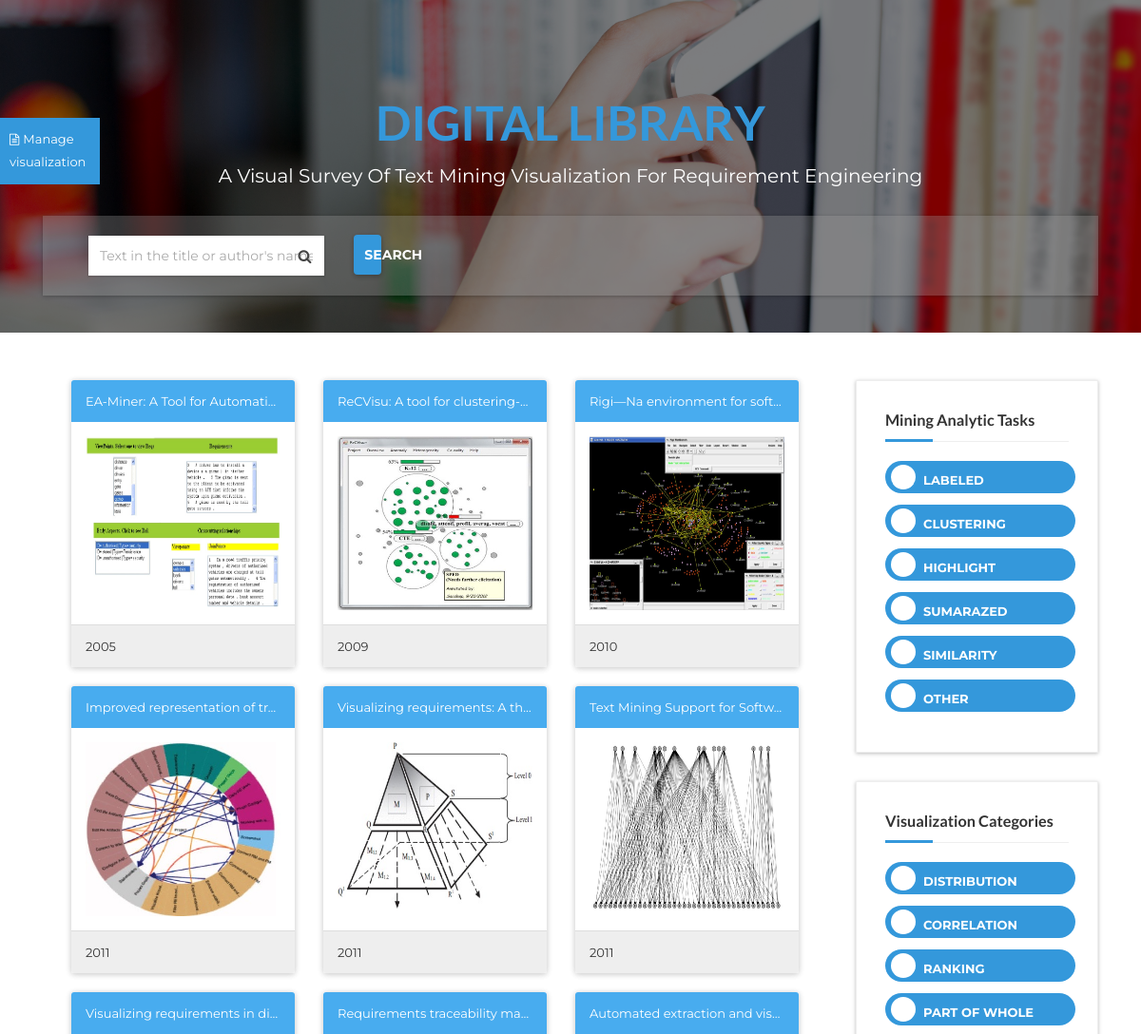
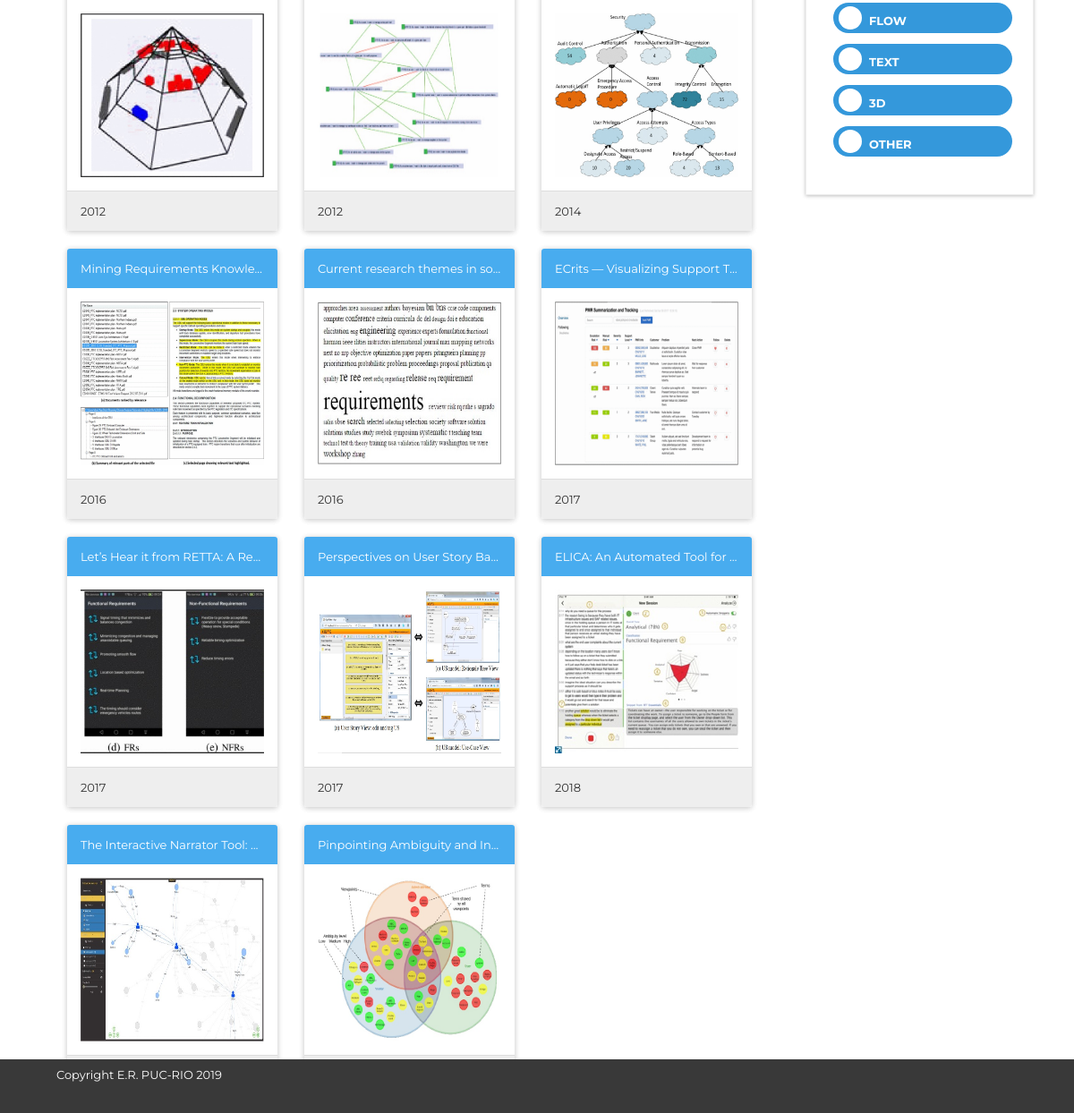
The page / on the database its author committed (2 pictures, top to bottom).
### appdigilib/models.py (models this page shows, shortened)
class Article(models.Model):
    author = models.CharField(max_length=200)
    title = models.CharField(max_length=200)
    doi = models.CharField(max_length=250)
    text = models.TextField()
    published_date = models.IntegerField()
    categories = models.ManyToManyField('Category')
    tasks = models.ManyToManyField('AnaliticTask')
    image = models.ForeignKey(Image, on_delete=models.CASCADE)

class Image(models.Model):
    image = models.ImageField(upload_to='images/')

class AnaliticTask(models.Model):
    task = models.CharField(max_length=250)

class Category(models.Model):
    category = models.CharField(max_length=250)

### appdigilib/views.py (the view, shortened to what this page needs)
@requires_csrf_token
@ensure_csrf_cookie
def show_list(request):
    images = Image.objects.all().order_by('article')                            # Save all the images of the articles
    try:
        if request.method == 'POST':
            articles, tasks, categories, dataSources = search(request)              #Search articles by selected categories and tasks
            html = render_to_string('list/render.html', {'articles': articles,
                                                     'categories': categories,  # load all the data from the left menu
                                                     'tasks': tasks,
                                                     'images': images,
                                                     'dataSources': dataSources
                                                     })
        else:
            articles = Article.objects.all().order_by('published_date')             # Show all articles without having searched
            dataSources = DataSource.objects.all()
            categories = Category.objects.all()                                     # Save all categories for left menu
            tasks = AnaliticTask.objects.all()                                      # Save all analytical tasks for left menu
            html = render_to_string('list/index_list.html',{'articles': articles,                                # List the items in the main interface
                                                        'categories': categories,                            # load all the data from the left menu
                                                        'tasks': tasks,
                                                        'images': images,
                                                        'dataSources': dataSources})
        return HttpResponse(html)
    except ValueError:
        print("The value entered is incorrect.")

### appdigilib/templates/list/index_list.html (shortened to what this page needs)
{% extends "list/index.html" %}
{% block content %}
    {% if articles %}
        {% for article in articles %}
         {% if forloop.counter0|divisibleby:"3" == 1 %}
            {% if forloop.counter0 > 0 %}
                </div>
            {%endif%}
             <div class="col-md-12">
                {%endif%}
            <div class="col-md-4" >
                <div class="panel panel-primary"  data-toggle="modal" data-target="#Modal" id="{{ article.id }}">
                    <div class="panel-heading" data-whatever="{{article.title}}">{{ article.title}}</div>
                    <div class="panel-body"><img width="300" height="183" style="width:100%" src="{{article.image.image.url}}"></div>
                    <div class="panel-footer" >{{ article.published_date}}</div>
                </div>
            </div>
            {% if forloop.last%}
             </div>
                {%endif%}
        {% endfor %}
    {% else %}
		<h1> There is not article to show</h1>
    {% endif %}
{% endblock %}

### appdigilib/templates/list/index.html (shortened to what this page needs)
<!DOCTYPE html>
{% load static %}
<html lang="en">
  <head>
    <link
      rel="stylesheet"
      href="//netdna.bootstrapcdn.com/bootstrap/3.1.0/css/bootstrap.min.css"
    />
    <link rel="stylesheet" href="{% static 'assets/css/bootstrap.css' %}" />
    <link rel="stylesheet" href="/appdigilib/media/css/style.css" />
    <link
      rel="stylesheet"
      href="/appdigilib/media/assets/css/bootstrap.min.css"
      type="text/css"
    />
    <link
      rel="stylesheet"
      href="/appdigilib/media/assets/css/jasny-bootstrap.min.css"
      type="text/css"
    />
    <link
      rel="stylesheet"
      href="/appdigilib/media/assets/css/jasny-bootstrap.min.css"
      type="text/css"
    />
    <link
      rel="stylesheet"
      href="/appdigilib/media/assets/css/material-kit.css"
      type="text/css"
    />
    <link
      rel="stylesheet"
      href="/appdigilib/media/assets/css/font-awesome.min.css"
      type="text/css"
    />
    <link
      rel="stylesheet"
      href="/appdigilib/media/assets/fonts/line-icons/line-icons.css"
      type="text/css"
    />
    <link
      rel="stylesheet"
      href="/appdigilib/media/assets/fonts/line-icons/line-icons.css"
      type="text/css"
    />
    <link
      rel="stylesheet"
      href="/appdigilib/media/assets/css/main.css"
      type="text/css"
    />
    <link
      rel="stylesheet"
      href="/appdigilib/media/assets/extras/animate.css"
      type="text/css"
    />
    <link
      rel="stylesheet"
      href="/appdigilib/media/assets/extras/owl.carousel.css"
      type="text/css"
    />
    <link
      rel="stylesheet"
      href="/appdigilib/media/assets/extras/owl.theme.css"
      type="text/css"
    />
    <link
      rel="stylesheet"
      href="/appdigilib/media/assets/css/responsive.css"
      type="text/css"
    />
    <link
      rel="stylesheet"
      href="/appdigilib/media/assets/css/slicknav.css"
      type="text/css"
    />
    <link
      rel="stylesheet"
      href="/appdigilib/media/assets/css/bootstrap-select.min.css"
    />
  </head>
  <body>
    <div class="header">
      <div
        class="tbtn wow pulse"
        id="menu"
        data-wow-iteration="infinite"
        data-wow-duration="500ms"
        data-toggle="offcanvas"
        data-target=".navmenu"
      >
        <p><i class="fa fa-file-text-o"></i>Manage visualization</p>
      </div>
    </div>
    <section id="intro" class="section-intro">
      <div class="overlay">
        <div class="container">
          <div class="main-text">
            <h1 class="intro-title">
              <span style="color: #3498DB"><b>Digital Library</b></span>
            </h1>
            <p class="sub-title">
              A Visual Survey of Text Mining Visualization for Requirement
              Engineering
            </p>
            <div class="row search-bar">
              <div class="advanced-search">
                <form class="search-form" method="POST" action="/" id="SearchForm">
                  <div class="col-md-10 col-sm-6 search-col">
                    <input
                      class="form-control keyword"
                      name="search"
                      value=""
                      placeholder="Text in the title or author's name"
                      type="text"
                      id ="searchInput"
                    />
                    <i class="fa fa-search"></i>
                  </div>
                  <div class="col-md-2 col-sm-6 search-col">
                    <button
                      class="btn btn-common btn-search btn-block"
                      type="button"
                      id="searchbutton"
                    >
                      <strong>Search</strong>
                    </button>
                  </div>
                </form>
              </div>
            </div>
          </div>
        </div>
      </div>
    </section>
    <div class="wrapper">
      <div class="main-container">
        <div class="container">
          <div class="row">
            <div class="col-sm-9" style="margin-top: -30px;">
              <div class="ad-detail-content" id="content1">
                {% block content%} {% endblock %}
              </div>
            </div>
            <div class="col-sm-3 page-sidebar">
              <aside>
                <div class="inner-box">
                  <div class="categories">
                    <div class="widget-title">
                      <h5>Mining Analytic Tasks</h5>
                    </div>
                    <div class="categories-list">
                      <ul>
                        {% if tasks %} {% for task in tasks %}
                        <li>
                          <label class="switchBtn">
                            <div class="slide round">{{task.task}}</div>
                          </label>
                        </li>
                        {% endfor %} {% else %}
                        <h1>There is not task to show</h1>
                        {% endif %}
                      </ul>
                    </div>
                  </div>
                </div>
                <div class="inner-box">
                  <div class="widget-title">
                    <h5>Visualization Categories</h5>
                  </div>
                  <div class="categories-list">
                    <ul>
                      {% if categories %} {% for category in categories %}
                      <li>
                        <label class="switchBtn">
                          <div class="slide round">{{category.category}}</div>
                        </label>
                      </li>
                      {% endfor%} {% else %}
                      <h1>There is not category to show</h1>
                      {% endif %}
                    </ul>
                  </div>
                </div>
              </aside>
            </div>
          </div>
        </div>
      </div>
    </div>
    <footer>
      <div id="copyright">
        <div class="container-copy">
          <div class="row">
            <div class="col-md-12">
              <div class="site-info pull-left">
                <p>Copyright E.R. PUC-RIO 2019</p>
              </div>
            </div>
          </div>
        </div>
      </div>
    </footer>
  </body>
</html>

### rows shown on the page
Article: title "EA-Miner: A Tool for Automati…", image.image (picture), published_date "2005"
Article: title "ReCVisu: A tool for clustering-…", image.image (picture), published_date "2009"
Article: title "Rigi—Na environment for soft…", image.image (picture), published_date "2010"
Article: title "Improved representation of tr…", image.image (picture), published_date "2011"
Article: title "Visualizing requirements: A th…", image.image (picture), published_date "2011"
Article: title "Text Mining Support for Softw…", image.image (picture), published_date "2011"
Article: title "Visualizing requirements in di…", image.image (picture), published_date "2012"
Article: title "Requirements traceability ma…", image.image (picture), published_date "2012"
Article: title "Automated extraction and vis…", image.image (picture), published_date "2014"
Article: title "Mining Requirements Knowle…", image.image (picture), published_date "2016"
Article: title "Current research themes in so…", image.image (picture), published_date "2016"
Article: title "ECrits — Visualizing Support T…", image.image (picture), published_date "2017"
Article: title "Let’s Hear it from RETTA: A Re…", image.image (picture), published_date "2017"
Article: title "Perspectives on User Story Ba…", image.image (picture), published_date "2017"
Article: title "ELICA: An Automated Tool for…", image.image (picture), published_date "2018"
Article: title "The Interactive Narrator Tool:…", image.image (picture)
Article: title "Pinpointing Ambiguity and In…", image.image (picture)
AnaliticTask: task "LABELED"
AnaliticTask: task "CLUSTERING"
AnaliticTask: task "HIGHLIGHT"
AnaliticTask: task "SUMARAZED"
AnaliticTask: task "SIMILARITY"
AnaliticTask: task "OTHER"
Category: category "DISTRIBUTION"
Category: category "CORRELATION"
Category: category "RANKING"
Category: category "PART OF WHOLE"
Category: category "FLOW"
Category: category "TEXT"
Category: category "3D"
Category: category "OTHER"
